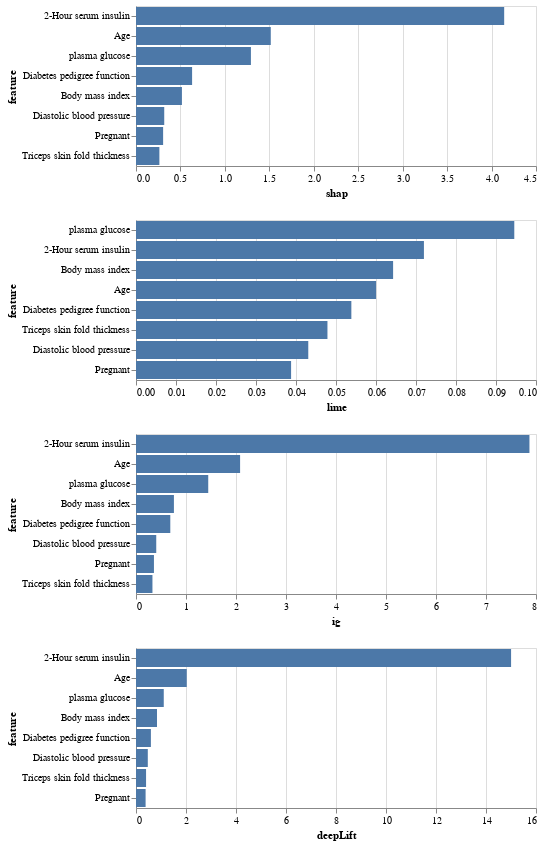

Notebook cell for this chart:
### Code cell
attr_methods = ['shap', 'lime', 'ig', 'deepLift']
alt.Chart(mean_attr).mark_bar().encode(
    y=alt.Y('feature', sort='-x'),
    x=alt.X(alt.repeat('row'), bin=False, type='quantitative'),
).repeat(
    row=attr_methods
)

### Figure 1 — Vega-Lite specification as saved in the notebook (floating-point values rounded to 4 significant figures)
{"config": {"view": {"continuousWidth": 400, "continuousHeight": 300}}, "repeat": {"row": ["shap", "lime", "ig", "deepLift"]}, "spec": {"data": {"name": "data-4af422edbfc6d1501b010e51afb7880a"}, "mark": "bar", "encoding": {"x": {"bin": false, "field": {"repeat": "row"}, "type": "quantitative"}, "y": {"field": "feature", "sort": "-x", "type": "nominal"}}}, "$schema": "https://vega.github.io/schema/vega-lite/v4.17.0.json", "datasets": {"data-4af422edbfc6d1501b010e51afb7880a": [{"feature": "Pregnant", "shap": 0.3051, "lime": 0.03877, "ig": 0.359, "deepLift": 0.3839}, {"feature": "plasma glucose", "shap": 1.293, "lime": 0.09457, "ig": 1.445, "deepLift": 1.11}, {"feature": "Diastolic blood pressure", "shap": 0.3177, "lime": 0.04307, "ig": 0.405, "deepLift": 0.472}, {"feature": "Triceps skin fold thickness", "shap": 0.2631, "lime": 0.04786, "ig": 0.3289, "deepLift": 0.4024}, {"feature": "2-Hour serum insulin", "shap": 4.142, "lime": 0.07198, "ig": 7.869, "deepLift": 15.0}, {"feature": "Body mass index", "shap": 0.5166, "lime": 0.06428, "ig": 0.7584, "deepLift": 0.8402}, {"feature": "Diabetes pedigree function", "shap": 0.6311, "lime": 0.05384, "ig": 0.6859, "deepLift": 0.596}, {"feature": "Age", "shap": 1.516, "lime": 0.06002, "ig": 2.082, "deepLift": 2.03}]}}
